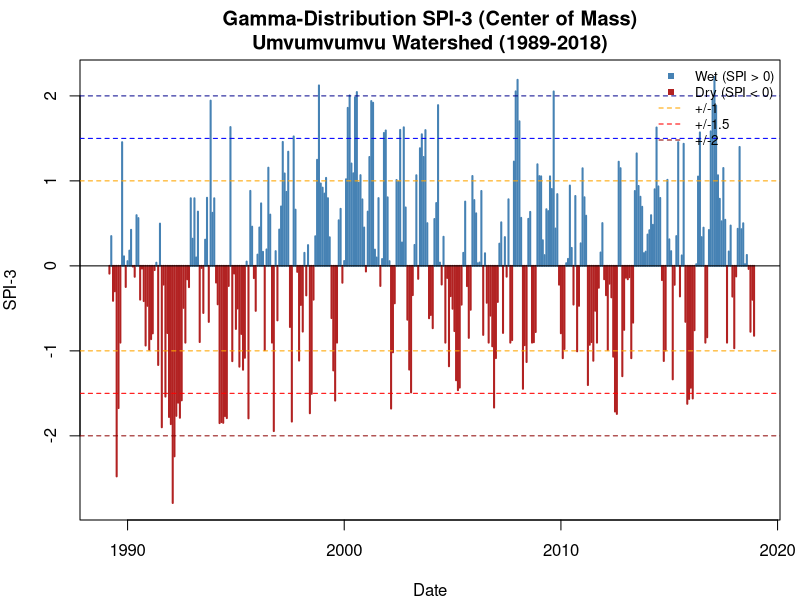
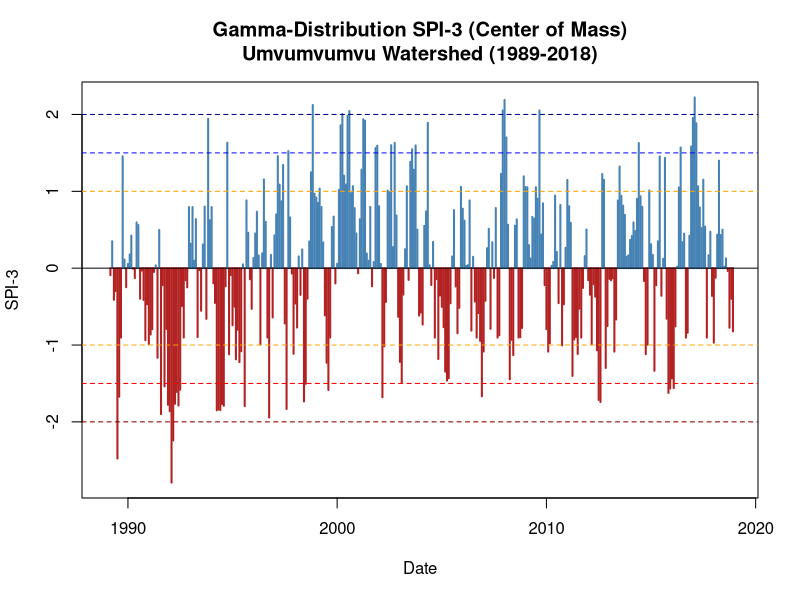

Here is the R script that generated these plots, in order: (Note: this script raises an error after producing the figures.)
# ============================================================
# SPI-3 CALCULATION USING GAMMA DISTRIBUTION
# UMVUMVUMVU WATERSHED, ZIMBABWE
#
# Study Period:  January 1989 - December 2018
# SPI Timescale: 3 months (SPI-3)
# Distribution:  Gamma
# Zero handling: Center of Mass (Stagge et al., 2015)
#
# ============================================================


# ============================================================
# 1. INSTALL REQUIRED PACKAGES (run only if not installed)
# ============================================================

# install.packages("readr")
# install.packages("dplyr")
# install.packages("lubridate")
# install.packages("ggplot2")
# install.packages("zoo")


# ============================================================
# 2. LOAD PACKAGES
# ============================================================

library(readr)
library(dplyr)
library(lubridate)
library(ggplot2)
library(zoo)      # for rollapply()

# ============================================================
# 3. IMPORT MONTHLY PRECIPITATION DATA
# ============================================================

data <- read_csv(
  "Monthly_PrecipitationCM1.csv",
  show_col_types = FALSE
)

# ============================================================
# 4. INSPECT THE DATA
# ============================================================

print(head(data))
print(names(data))
str(data)


# ============================================================
# 5. STANDARDISE PRECIPITATION COLUMN
# ============================================================

data <- data %>%
  rename(
    Precipitation = Precipitation_mm
  )


# ============================================================
# 6. CONVERT VARIABLES TO APPROPRIATE DATA TYPES
# ============================================================

data <- data %>%
  mutate(
    Year          = as.numeric(Year),
    Month         = as.numeric(Month),
    Precipitation = as.numeric(Precipitation)
  )


# ============================================================
# 7. CREATE DATE VARIABLE
# ============================================================

data <- data %>%
  mutate(
    Date = make_date(
      year  = Year,
      month = Month,
      day   = 1
    )
  )


# ============================================================
# 8. SORT DATA CHRONOLOGICALLY
# ============================================================

data <- data %>%
  arrange(Date)


# ============================================================
# 9. CHECK STUDY PERIOD
# ============================================================

cat("\n============================================\n")
cat("STUDY PERIOD CHECK\n")
cat("============================================\n")

cat("Start date:",
    format(min(data$Date, na.rm = TRUE), "%Y-%m-%d"), "\n")

cat("End date:",
    format(max(data$Date, na.rm = TRUE), "%Y-%m-%d"), "\n")


# ============================================================
# 10. CHECK EXPECTED NUMBER OF MONTHS
# ============================================================

expected_months <- seq(
  from = as.Date("1989-01-01"),
  to   = as.Date("2018-12-01"),
  by   = "month"
)

cat("\nExpected number of months:",
    length(expected_months), "\n")

cat("Number of rows in CSV:",
    nrow(data), "\n")


# ============================================================
# 11. CHECK FOR MISSING MONTHS
# ============================================================

missing_dates <- expected_months[
  !expected_months %in% data$Date
]

if (length(missing_dates) == 0) {
  cat("\nNo months are missing from the dataset.\n")
} else {
  cat("\nWARNING:", length(missing_dates), "months are missing.\n")
  print(missing_dates)
}


# ============================================================
# 12. CHECK FOR DUPLICATE MONTHS
# ============================================================

duplicate_dates <- data$Date[duplicated(data$Date)]

if (length(duplicate_dates) == 0) {
  cat("\nNo duplicate months detected.\n")
} else {
  cat("\nWARNING:", length(duplicate_dates), "duplicate months detected.\n")
  print(duplicate_dates)
}


# ============================================================
# 13. CHECK FOR MISSING PRECIPITATION VALUES
# ============================================================

missing_precip <- sum(is.na(data$Precipitation))

cat("\nNumber of missing precipitation values:",
    missing_precip, "\n")


# ============================================================
# 14. CHECK FOR NEGATIVE PRECIPITATION VALUES
# ============================================================

negative_precip <- sum(data$Precipitation < 0, na.rm = TRUE)

cat("Number of negative precipitation values:",
    negative_precip, "\n")


# ============================================================
# 15. STOP IF DATA QUALITY PROBLEMS EXIST
# ============================================================

if (length(missing_dates) > 0) {
  stop("\nThe dataset contains missing months. ",
       "Correct the monthly time series before calculating SPI.")
}

if (length(duplicate_dates) > 0) {
  stop("\nThe dataset contains duplicate months. ",
       "Correct the duplicate records before calculating SPI.")
}

if (missing_precip > 0) {
  stop("\nThe dataset contains missing precipitation values. ",
       "The SPI calculation requires complete data.")
}

if (negative_precip > 0) {
  stop("\nNegative precipitation values were detected. ",
       "Check the precipitation data before calculating SPI.")
}


# ============================================================
# 16. CREATE 3-MONTH ROLLING PRECIPITATION TOTAL
# ============================================================
#
# SPI-3 is based on the 3-month accumulated precipitation.
# e.g., the value for March 1989 = Jan + Feb + Mar 1989.
#
# The first 2 months of the series will be NA
# because there aren't yet 3 months to sum.

data <- data %>%
  mutate(
    Precip_3M = rollapply(
      Precipitation,
      width     = 3,
      FUN       = sum,
      align     = "right",
      fill      = NA
    )
  )


# ============================================================
# 17. CREATE 3-MONTH PRECIPITATION TIME SERIES
# ============================================================
#
# Note: We drop the first 2 NAs so the ts object starts
# at March 1989 (the first month with a full 3-month total).

precip_3m_values <- data$Precip_3M
valid_idx        <- which(!is.na(precip_3m_values))

precip_ts_3m <- ts(
  precip_3m_values[valid_idx],
  start     = c(
    year(data$Date[valid_idx[1]]),
    month(data$Date[valid_idx[1]])
  ),
  frequency = 12
)


# ============================================================
# 18. VERIFY THE TIME-SERIES OBJECT
# ============================================================

cat("\n============================================\n")
cat("3-MONTH TIME SERIES CHECK\n")
cat("============================================\n")

cat("Start:",
    paste(start(precip_ts_3m), collapse = "-"), "\n")

cat("End:",
    paste(end(precip_ts_3m), collapse = "-"), "\n")

cat("Frequency:",
    frequency(precip_ts_3m), "\n")

cat("Number of observations:",
    length(precip_ts_3m), "\n")


# ============================================================
# 19. SPI-3 USING GAMMA + CENTER OF MASS ZERO HANDLING
# ============================================================
#
# Method (Stagge et al., 2015) — same as SPI-1 but on
# 3-month accumulated precipitation.
#
# For each calendar month (Jan, Feb, ..., Dec):
#
#   1. q = probability of zero 3-month precipitation.
#   2. Fit gamma to the POSITIVE 3-month totals only.
#   3. Assign cumulative probabilities:
#
#        H(x) = q / 2                  if x == 0
#        H(x) = q + (1 - q) * G(x)     if x  > 0
#
#   4. Clamp H(x) to [0.0001, 0.9999] to avoid ±Inf.
#   5. Transform with qnorm() to get SPI.
#
# ============================================================

calculate_spi_center_of_mass <- function(precip_ts) {
  
  x      <- as.numeric(precip_ts)
  n      <- length(x)
  months <- cycle(precip_ts)
  
  spi_values <- rep(NA_real_, n)
  
  for (m in 1:12) {
    
    idx <- which(months == m)
    xm  <- x[idx]
    
    if (length(xm) < 3) next
    
    q <- mean(xm == 0)
    
    positive <- xm[xm > 0]
    
    # All-zero case
    if (length(positive) == 0) {
      H <- rep(q / 2, length(xm))
      H <- pmin(pmax(H, 1e-4), 1 - 1e-4)
      spi_values[idx] <- qnorm(H)
      next
    }
    
    mu     <- mean(positive)
    sigma2 <- var(positive)
    
    if (is.na(mu) || is.na(sigma2) || sigma2 <= 0 || mu <= 0) {
      next
    }
    
    alpha <- mu^2 / sigma2
    beta  <- sigma2 / mu
    
    H <- numeric(length(xm))
    
    for (i in seq_along(xm)) {
      
      if (xm[i] == 0) {
        H[i] <- q / 2
      } else {
        H[i] <- q + (1 - q) * pgamma(xm[i], shape = alpha, scale = beta)
      }
      
    }
    
    H <- pmin(pmax(H, 1e-4), 1 - 1e-4)
    
    spi_values[idx] <- qnorm(H)
    
  }
  
  return(spi_values)
}


# ============================================================
# 20. APPLY THE FUNCTION AND EXTRACT SPI-3
# ============================================================

spi3_values <- calculate_spi_center_of_mass(precip_ts_3m)

# Align back to the full data frame (first 2 months will be NA)
data$SPI_3 <- NA_real_
data$SPI_3[valid_idx] <- spi3_values

# Round for Excel compatibility
data <- data %>%
  mutate(
    SPI_3 = round(SPI_3, 3)
  )


# ============================================================
# 21. CLASSIFY SPI-3
# ============================================================

data <- data %>%
  mutate(
    SPI_3_Classification = case_when(
      SPI_3 >=  2.00 ~ "Extremely Wet",
      SPI_3 >=  1.50 ~ "Very Wet",
      SPI_3 >=  1.00 ~ "Moderately Wet",
      SPI_3 >  -1.00 ~ "Near Normal",
      SPI_3 >  -1.50 ~ "Moderately Dry",
      SPI_3 >  -2.00 ~ "Severely Dry",
      SPI_3 <= -2.00 ~ "Extremely Dry",
      TRUE           ~ NA_character_
    )
  )


# ============================================================
# 22. CREATE FINAL SPI-3 DATASET
# ============================================================

SPI3_data <- data %>%
  dplyr::select(
    Date,
    Year,
    Month,
    Precipitation,
    Precip_3M,
    SPI_3,
    SPI_3_Classification
  )


# ============================================================
# 23. DISPLAY FIRST 12 SPI-3 VALUES
# ============================================================

cat("\n============================================\n")
cat("FIRST 12 SPI-3 VALUES\n")
cat("============================================\n")

print(head(SPI3_data, 12))


# ============================================================
# 24. DISPLAY LAST 12 SPI-3 VALUES
# ============================================================

cat("\n============================================\n")
cat("LAST 12 SPI-3 VALUES\n")
cat("============================================\n")

print(tail(SPI3_data, 12))


# ============================================================
# 25. SPI-3 SUMMARY STATISTICS
# ============================================================

cat("\n============================================\n")
cat("SPI-3 SUMMARY STATISTICS\n")
cat("============================================\n")

print(summary(SPI3_data$SPI_3))

cat("\nSPI-3 Classification Counts:\n")
print(table(SPI3_data$SPI_3_Classification, useNA = "ifany"))


# ============================================================
# 26. PLOT SPI-3 TIME SERIES
# ============================================================

par(mar = c(4, 4, 3, 1))

plot(
  x    = data$Date,
  y    = data$SPI_3,
  type = "h",
  col  = ifelse(
    data$SPI_3 < 0,
    "firebrick",
    "steelblue"
  ),
  lwd  = 2,
  xlab = "Date",
  ylab = "SPI-3",
  main = "Gamma-Distribution SPI-3 (Center of Mass)\nUmvumvumvu Watershed (1989-2018)"
)

abline(h =  0,    lty = 1, col = "black")
abline(h = -1,    lty = 2, col = "orange")
abline(h = -1.5,  lty = 2, col = "red")
abline(h = -2,    lty = 2, col = "darkred")
abline(h =  1,    lty = 2, col = "orange")
abline(h =  1.5,  lty = 2, col = "blue")
abline(h =  2,    lty = 2, col = "darkblue")

legend(
  "topright",
  legend = c("Wet (SPI > 0)", "Dry (SPI < 0)", "+/-1", "+/-1.5", "+/-2"),
  col  = c("steelblue", "firebrick", "orange", "red", "darkred"),
  lty  = c(NA, NA, 2, 2, 2),
  pch  = c(15, 15, NA, NA, NA),
  bty  = "n",
  cex  = 0.8
)


# ============================================================
# 27. SAVE THE PLOT AS A PNG
# ============================================================

png(
  filename = "C:/Users/Chidzaa/Documents/Mutambara/Objective 2/SPI3_Umvumvumvu_1989_2018.png",
  width    = 1600,
  height   = 900,
  res      = 150
)

plot(
  x    = data$Date,
  y    = data$SPI_3,
  type = "h",
  col  = ifelse(
    data$SPI_3 < 0,
    "firebrick",
    "steelblue"
  ),
  lwd  = 2,
  xlab = "Date",
  ylab = "SPI-3",
  main = "Gamma-Distribution SPI-3 (Center of Mass)\nUmvumvumvu Watershed (1989-2018)"
)

abline(h =  0,    lty = 1)
abline(h = -1,    lty = 2, col = "orange")
abline(h = -1.5,  lty = 2, col = "red")
abline(h = -2,    lty = 2, col = "darkred")
abline(h =  1,    lty = 2, col = "orange")
abline(h =  1.5,  lty = 2, col = "blue")
abline(h =  2,    lty = 2, col = "darkblue")

dev.off()

cat("\nPlot saved as PNG.\n")


# ============================================================
# 28. EXPORT THE FINAL SPI-3 DATASET
# ============================================================

SPI3_output <- data %>%
  dplyr::select(
    Date,
    Year,
    Month,
    Precipitation,
    Precip_3M,
    SPI_3,
    SPI_3_Classification
  )

write_csv(
  SPI3_output,
  "C:/Users/Chidzaa/Documents/Mutambara/Objective 2/SPI_3_Umvumvumvu_1989_2018.csv"
)

cat("\nSPI-3 data exported successfully.\n")


# ============================================================
# 29. EXPORT SUMMARY / SANITY CHECK
# ============================================================

cat("\n--- EXPORT SUMMARY ---\n")
cat("Rows exported:  ", nrow(SPI3_output), "\n")
cat("Columns exported:", ncol(SPI3_output), "\n")

cat("\nFirst 6 rows:\n")
print(head(SPI3_output))

cat("\nSPI-3 summary:\n")
print(summary(SPI3_output$SPI_3))

cat("\nClassification counts:\n")
print(table(SPI3_output$SPI_3_Classification, useNA = "ifany"))

cat("\nMonths with 3-month precipitation = 0:\n")
print(sum(SPI3_output$Precip_3M == 0, na.rm = TRUE))

cat("\nAny remaining NA in SPI_3? (expected: 2, at the start)\n")
print(sum(is.na(SPI3_output$SPI_3)))

# ============================================================
# END OF SCRIPT
# ============================================================
